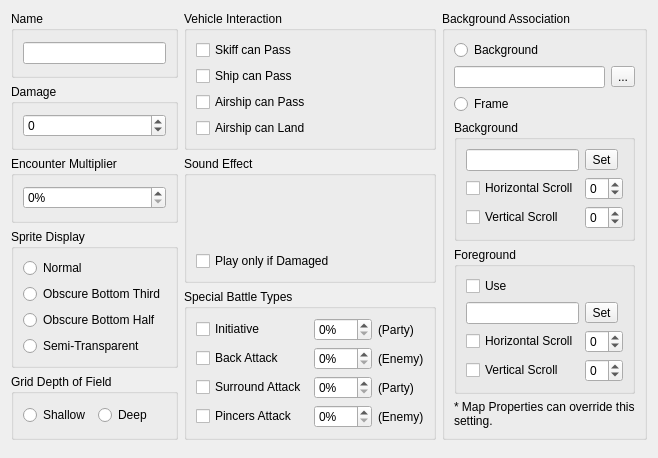
<?xml version="1.0" encoding="UTF-8"?>
<ui version="4.0">
 <class>TerrainWidget</class>
 <widget class="QWidget" name="TerrainWidget">
  <property name="windowTitle">
   <string>Terrain</string>
  </property>
  <layout class="QHBoxLayout" name="layoutColumns">
   <item>
    <layout class="QVBoxLayout" name="layoutLeft">
     <item>
      <widget class="QGroupBox" name="groupName">
       <property name="title">
        <string>Name</string>
       </property>
       <layout class="QVBoxLayout" name="layoutName">
        <item>
         <widget class="QLineEdit" name="lineName"/>
        </item>
       </layout>
      </widget>
     </item>
     <item>
      <widget class="QGroupBox" name="groupDamage">
       <property name="title">
        <string>Damage</string>
       </property>
       <layout class="QVBoxLayout" name="layoutDamage">
        <item>
         <widget class="QSpinBox" name="spinDamage">
          <property name="toolTip">
           <string>HP lost at each step; a negative value restores HP</string>
          </property>
          <property name="minimum">
           <number>-999</number>
          </property>
          <property name="maximum">
           <number>999</number>
          </property>
         </widget>
        </item>
       </layout>
      </widget>
     </item>
     <item>
      <widget class="QGroupBox" name="groupEncounter">
       <property name="title">
        <string>Encounter Multiplier</string>
       </property>
       <layout class="QVBoxLayout" name="layoutEncounter">
        <item>
         <widget class="QSpinBox" name="spinEncounterRate">
          <property name="suffix">
           <string>%</string>
          </property>
          <property name="maximum">
           <number>1000</number>
          </property>
         </widget>
        </item>
       </layout>
      </widget>
     </item>
     <item>
      <widget class="QGroupBox" name="groupSpriteDisplay">
       <property name="title">
        <string>Sprite Display</string>
       </property>
       <layout class="QVBoxLayout" name="layoutSpriteDisplay">
        <item>
         <widget class="QRadioButton" name="radioBushNormal">
          <property name="text">
           <string>Normal</string>
          </property>
         </widget>
        </item>
        <item>
         <widget class="QRadioButton" name="radioBushThird">
          <property name="text">
           <string>Obscure Bottom Third</string>
          </property>
         </widget>
        </item>
        <item>
         <widget class="QRadioButton" name="radioBushHalf">
          <property name="text">
           <string>Obscure Bottom Half</string>
          </property>
         </widget>
        </item>
        <item>
         <widget class="QRadioButton" name="radioBushFull">
          <property name="text">
           <string>Semi-Transparent</string>
          </property>
         </widget>
        </item>
       </layout>
      </widget>
     </item>
     <item>
      <widget class="QGroupBox" name="groupGrid">
       <property name="title">
        <string>Grid Depth of Field</string>
       </property>
       <layout class="QHBoxLayout" name="layoutGrid">
        <item>
         <widget class="QRadioButton" name="radioGridShallow">
          <property name="text">
           <string>Shallow</string>
          </property>
         </widget>
        </item>
        <item>
         <widget class="QRadioButton" name="radioGridDeep">
          <property name="text">
           <string>Deep</string>
          </property>
         </widget>
        </item>
       </layout>
      </widget>
     </item>
     <item>
      <spacer name="spacerLeft">
       <property name="orientation">
        <enum>Qt::Vertical</enum>
       </property>
      </spacer>
     </item>
    </layout>
   </item>
   <item>
    <layout class="QVBoxLayout" name="layoutMiddle">
     <item>
      <widget class="QGroupBox" name="groupVehicles">
       <property name="title">
        <string>Vehicle Interaction</string>
       </property>
       <layout class="QVBoxLayout" name="layoutVehicles">
        <item>
         <widget class="QCheckBox" name="checkBoatPass">
          <property name="text">
           <string>Skiff can Pass</string>
          </property>
         </widget>
        </item>
        <item>
         <widget class="QCheckBox" name="checkShipPass">
          <property name="text">
           <string>Ship can Pass</string>
          </property>
         </widget>
        </item>
        <item>
         <widget class="QCheckBox" name="checkAirshipPass">
          <property name="text">
           <string>Airship can Pass</string>
          </property>
         </widget>
        </item>
        <item>
         <widget class="QCheckBox" name="checkAirshipLand">
          <property name="text">
           <string>Airship can Land</string>
          </property>
         </widget>
        </item>
       </layout>
      </widget>
     </item>
     <item>
      <widget class="QGroupBox" name="groupSound">
       <property name="title">
        <string>Sound Effect</string>
       </property>
       <layout class="QVBoxLayout" name="layoutSound">
        <item>
         <widget class="RpgSoundLineEdit" name="lineFootstep"/>
        </item>
        <item>
         <widget class="QCheckBox" name="checkOnDamageSe">
          <property name="text">
           <string>Play only if Damaged</string>
          </property>
         </widget>
        </item>
       </layout>
      </widget>
     </item>
     <item>
      <widget class="QGroupBox" name="groupSpecialBattle">
       <property name="title">
        <string>Special Battle Types</string>
       </property>
       <layout class="QGridLayout" name="layoutSpecialBattle">
        <item row="0" column="0">
         <widget class="QCheckBox" name="checkInitiative">
          <property name="text">
           <string>Initiative</string>
          </property>
         </widget>
        </item>
        <item row="0" column="1">
         <widget class="QSpinBox" name="spinInitiative">
          <property name="suffix">
           <string>%</string>
          </property>
          <property name="maximum">
           <number>100</number>
          </property>
         </widget>
        </item>
        <item row="0" column="2">
         <widget class="QLabel" name="labelInitiative">
          <property name="text">
           <string>(Party)</string>
          </property>
         </widget>
        </item>
        <item row="1" column="0">
         <widget class="QCheckBox" name="checkBackAttack">
          <property name="text">
           <string>Back Attack</string>
          </property>
         </widget>
        </item>
        <item row="1" column="1">
         <widget class="QSpinBox" name="spinBackAttack">
          <property name="suffix">
           <string>%</string>
          </property>
          <property name="maximum">
           <number>100</number>
          </property>
         </widget>
        </item>
        <item row="1" column="2">
         <widget class="QLabel" name="labelBackAttack">
          <property name="text">
           <string>(Enemy)</string>
          </property>
         </widget>
        </item>
        <item row="2" column="0">
         <widget class="QCheckBox" name="checkSurroundAttack">
          <property name="text">
           <string>Surround Attack</string>
          </property>
         </widget>
        </item>
        <item row="2" column="1">
         <widget class="QSpinBox" name="spinSurroundAttack">
          <property name="suffix">
           <string>%</string>
          </property>
          <property name="maximum">
           <number>100</number>
          </property>
         </widget>
        </item>
        <item row="2" column="2">
         <widget class="QLabel" name="labelSurroundAttack">
          <property name="text">
           <string>(Party)</string>
          </property>
         </widget>
        </item>
        <item row="3" column="0">
         <widget class="QCheckBox" name="checkPincersAttack">
          <property name="text">
           <string>Pincers Attack</string>
          </property>
         </widget>
        </item>
        <item row="3" column="1">
         <widget class="QSpinBox" name="spinPincersAttack">
          <property name="suffix">
           <string>%</string>
          </property>
          <property name="maximum">
           <number>100</number>
          </property>
         </widget>
        </item>
        <item row="3" column="2">
         <widget class="QLabel" name="labelPincersAttack">
          <property name="text">
           <string>(Enemy)</string>
          </property>
         </widget>
        </item>
       </layout>
      </widget>
     </item>
     <item>
      <spacer name="spacerMiddle">
       <property name="orientation">
        <enum>Qt::Vertical</enum>
       </property>
      </spacer>
     </item>
    </layout>
   </item>
   <item>
    <layout class="QVBoxLayout" name="layoutRight">
     <item>
      <widget class="QGroupBox" name="groupBackground">
       <property name="title">
        <string>Background Association</string>
       </property>
       <layout class="QVBoxLayout" name="layoutBackground">
        <item>
         <widget class="QRadioButton" name="radioBackground">
          <property name="text">
           <string>Background</string>
          </property>
         </widget>
        </item>
        <item>
         <layout class="QHBoxLayout" name="layoutBackdrop">
          <item>
           <widget class="QLineEdit" name="lineBackdrop">
            <property name="readOnly">
             <bool>true</bool>
            </property>
           </widget>
          </item>
          <item>
           <widget class="QToolButton" name="toolBackdrop">
            <property name="toolTip">
             <string>Change BG</string>
            </property>
            <property name="text">
             <string>...</string>
            </property>
           </widget>
          </item>
         </layout>
        </item>
        <item>
         <widget class="QRadioButton" name="radioFrame">
          <property name="text">
           <string>Frame</string>
          </property>
         </widget>
        </item>
        <item>
         <widget class="QGroupBox" name="groupFrameBack">
          <property name="title">
           <string>Background</string>
          </property>
          <layout class="QGridLayout" name="layoutFrameBack">
           <item row="0" column="0">
            <widget class="QLineEdit" name="lineFrameBack">
             <property name="readOnly">
              <bool>true</bool>
             </property>
            </widget>
           </item>
           <item row="0" column="1">
            <widget class="QToolButton" name="toolFrameBack">
             <property name="text">
              <string>Set</string>
             </property>
            </widget>
           </item>
           <item row="1" column="0">
            <widget class="QCheckBox" name="checkFrameBackScrollH">
             <property name="text">
              <string>Horizontal Scroll</string>
             </property>
            </widget>
           </item>
           <item row="1" column="1">
            <widget class="QSpinBox" name="spinFrameBackScrollH">
             <property name="toolTip">
              <string>Speed</string>
             </property>
             <property name="minimum">
              <number>-8</number>
             </property>
             <property name="maximum">
              <number>8</number>
             </property>
            </widget>
           </item>
           <item row="2" column="0">
            <widget class="QCheckBox" name="checkFrameBackScrollV">
             <property name="text">
              <string>Vertical Scroll</string>
             </property>
            </widget>
           </item>
           <item row="2" column="1">
            <widget class="QSpinBox" name="spinFrameBackScrollV">
             <property name="toolTip">
              <string>Speed</string>
             </property>
             <property name="minimum">
              <number>-8</number>
             </property>
             <property name="maximum">
              <number>8</number>
             </property>
            </widget>
           </item>
          </layout>
         </widget>
        </item>
        <item>
         <widget class="QGroupBox" name="groupFrameFore">
          <property name="title">
           <string>Foreground</string>
          </property>
          <layout class="QGridLayout" name="layoutFrameFore">
           <item row="0" column="0" colspan="2">
            <widget class="QCheckBox" name="checkFrameFore">
             <property name="text">
              <string>Use</string>
             </property>
            </widget>
           </item>
           <item row="1" column="0">
            <widget class="QLineEdit" name="lineFrameFore">
             <property name="readOnly">
              <bool>true</bool>
             </property>
            </widget>
           </item>
           <item row="1" column="1">
            <widget class="QToolButton" name="toolFrameFore">
             <property name="text">
              <string>Set</string>
             </property>
            </widget>
           </item>
           <item row="2" column="0">
            <widget class="QCheckBox" name="checkFrameForeScrollH">
             <property name="text">
              <string>Horizontal Scroll</string>
             </property>
            </widget>
           </item>
           <item row="2" column="1">
            <widget class="QSpinBox" name="spinFrameForeScrollH">
             <property name="toolTip">
              <string>Speed</string>
             </property>
             <property name="minimum">
              <number>-8</number>
             </property>
             <property name="maximum">
              <number>8</number>
             </property>
            </widget>
           </item>
           <item row="3" column="0">
            <widget class="QCheckBox" name="checkFrameForeScrollV">
             <property name="text">
              <string>Vertical Scroll</string>
             </property>
            </widget>
           </item>
           <item row="3" column="1">
            <widget class="QSpinBox" name="spinFrameForeScrollV">
             <property name="toolTip">
              <string>Speed</string>
             </property>
             <property name="minimum">
              <number>-8</number>
             </property>
             <property name="maximum">
              <number>8</number>
             </property>
            </widget>
           </item>
          </layout>
         </widget>
        </item>
        <item>
         <widget class="QLabel" name="labelMapOverride">
          <property name="text">
           <string>* Map Properties can override this setting.</string>
          </property>
          <property name="wordWrap">
           <bool>true</bool>
          </property>
         </widget>
        </item>
       </layout>
      </widget>
     </item>
     <item>
      <spacer name="spacerRight">
       <property name="orientation">
        <enum>Qt::Vertical</enum>
       </property>
      </spacer>
     </item>
    </layout>
   </item>
  </layout>
 </widget>
 <customwidgets>
  <customwidget>
   <class>RpgSoundLineEdit</class>
   <extends>QWidget</extends>
   <header>ui/common/rpg_audio_lineedit.h</header>
  </customwidget>
 </customwidgets>
 <resources/>
 <connections/>
</ui>
